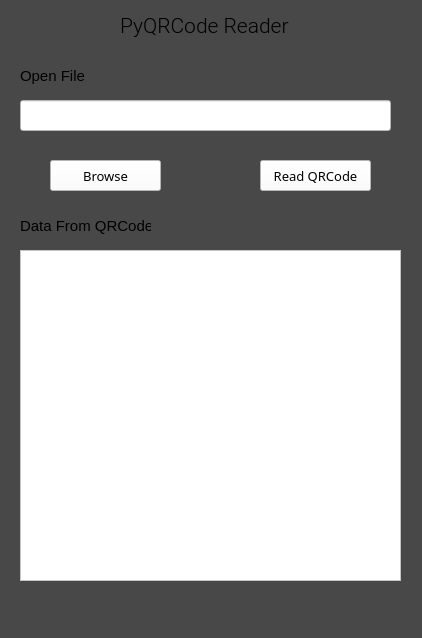
<?xml version="1.0" encoding="UTF-8"?>
<ui version="4.0">
 <class>readerWindow</class>
 <widget class="QMainWindow" name="readerWindow">
  <property name="geometry">
   <rect>
    <x>0</x>
    <y>0</y>
    <width>422</width>
    <height>638</height>
   </rect>
  </property>
  <property name="windowTitle">
   <string>QRCode Reader</string>
  </property>
  <property name="windowIcon">
   <iconset theme=":/image/icon.png">
    <normaloff>.</normaloff>.</iconset>
  </property>
  <property name="styleSheet">
   <string notr="true">background-color: rgb(72, 72, 72);</string>
  </property>
  <widget class="QWidget" name="centralwidget">
   <widget class="QLabel" name="readerTitle">
    <property name="geometry">
     <rect>
      <x>120</x>
      <y>10</y>
      <width>181</width>
      <height>31</height>
     </rect>
    </property>
    <property name="font">
     <font>
      <family>Roboto Light</family>
      <pointsize>16</pointsize>
      <weight>50</weight>
      <bold>false</bold>
     </font>
    </property>
    <property name="text">
     <string>PyQRCode Reader</string>
    </property>
   </widget>
   <widget class="QLabel" name="openLabel">
    <property name="geometry">
     <rect>
      <x>20</x>
      <y>60</y>
      <width>81</width>
      <height>31</height>
     </rect>
    </property>
    <property name="font">
     <font>
      <pointsize>11</pointsize>
     </font>
    </property>
    <property name="text">
     <string>Open File</string>
    </property>
   </widget>
   <widget class="QLineEdit" name="filenameEntry">
    <property name="geometry">
     <rect>
      <x>20</x>
      <y>100</y>
      <width>371</width>
      <height>31</height>
     </rect>
    </property>
    <property name="font">
     <font>
      <family>Raavi</family>
      <pointsize>11</pointsize>
     </font>
    </property>
    <property name="styleSheet">
     <string notr="true">background-color: rgb(255, 255, 255);</string>
    </property>
   </widget>
   <widget class="QPushButton" name="readBtn">
    <property name="geometry">
     <rect>
      <x>260</x>
      <y>160</y>
      <width>111</width>
      <height>31</height>
     </rect>
    </property>
    <property name="font">
     <font>
      <family>Levenim MT</family>
      <pointsize>10</pointsize>
     </font>
    </property>
    <property name="styleSheet">
     <string notr="true">background-color: rgb(255, 255, 255);</string>
    </property>
    <property name="text">
     <string>Read QRCode</string>
    </property>
    <property name="default">
     <bool>false</bool>
    </property>
    <property name="flat">
     <bool>false</bool>
    </property>
   </widget>
   <widget class="QLabel" name="dataLabel">
    <property name="geometry">
     <rect>
      <x>20</x>
      <y>210</y>
      <width>131</width>
      <height>31</height>
     </rect>
    </property>
    <property name="font">
     <font>
      <pointsize>11</pointsize>
     </font>
    </property>
    <property name="text">
     <string>Data From QRCode</string>
    </property>
   </widget>
   <widget class="QTextEdit" name="dataRead">
    <property name="geometry">
     <rect>
      <x>20</x>
      <y>250</y>
      <width>381</width>
      <height>331</height>
     </rect>
    </property>
    <property name="styleSheet">
     <string notr="true">background-color: rgb(255, 255, 255);</string>
    </property>
   </widget>
   <widget class="QPushButton" name="browseBtn">
    <property name="geometry">
     <rect>
      <x>50</x>
      <y>160</y>
      <width>111</width>
      <height>31</height>
     </rect>
    </property>
    <property name="font">
     <font>
      <family>Levenim MT</family>
      <pointsize>10</pointsize>
     </font>
    </property>
    <property name="styleSheet">
     <string notr="true">background-color: rgb(255, 255, 255);</string>
    </property>
    <property name="text">
     <string>Browse</string>
    </property>
    <property name="default">
     <bool>false</bool>
    </property>
    <property name="flat">
     <bool>false</bool>
    </property>
   </widget>
  </widget>
  <widget class="QMenuBar" name="menubar">
   <property name="geometry">
    <rect>
     <x>0</x>
     <y>0</y>
     <width>422</width>
     <height>21</height>
    </rect>
   </property>
  </widget>
  <widget class="QStatusBar" name="statusbar"/>
 </widget>
 <resources>
  <include location="icon.qrc"/>
 </resources>
 <connections/>
</ui>
